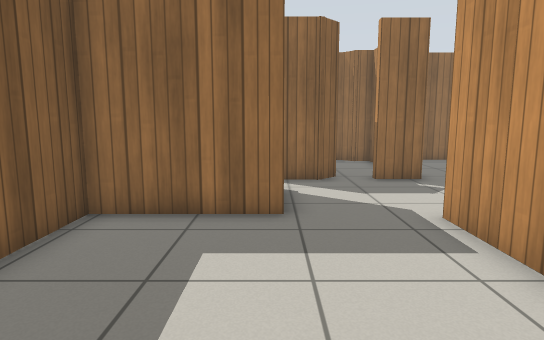
[1] (above)

14 first-person views from a walk through a robot-simulator world made for Gazebo. The camera is 0.95 m above the floor, tilts 8° down and sees 75° across. Floor lines are 1 m apart. The floor is counted in squares, 0.5 m on a side. Each view is taken from the middle of a square. On the plan, view 1 faces up. The plan holds only what a view shows up to about 18 squares ahead; the rest is blank. Simple patterns stand in for the simulator's built-in surfaces.

[2]
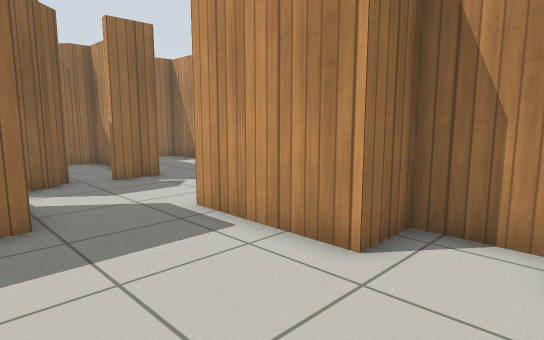

[3]
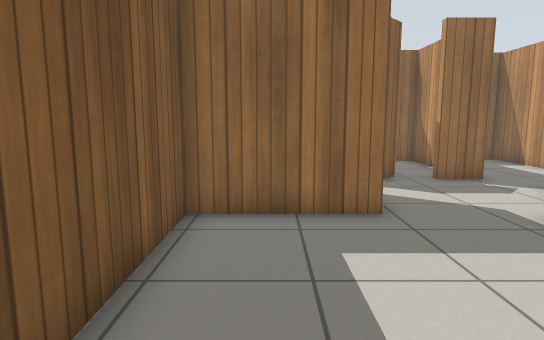

[4]
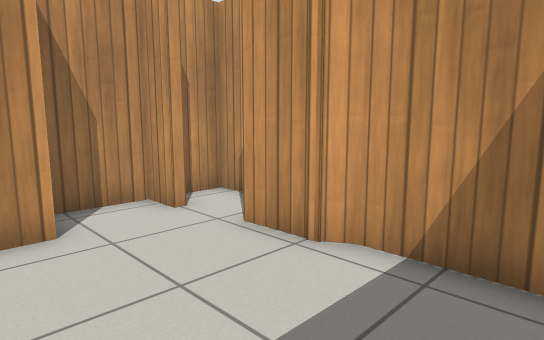

[5]
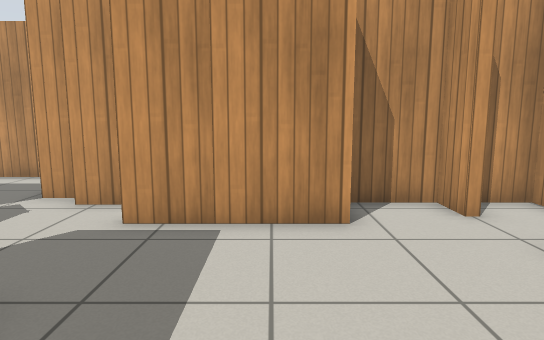

[6]
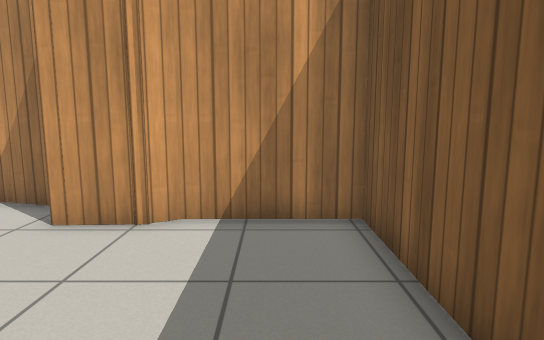

[7]
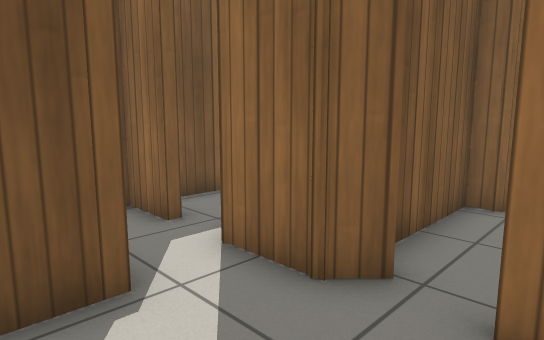

[8]
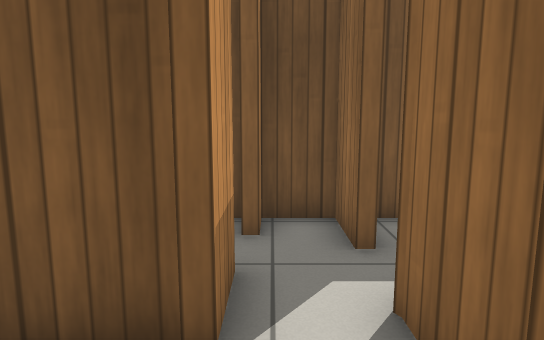

[9]
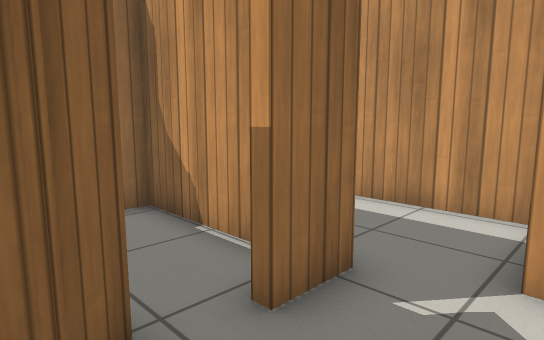

[10]
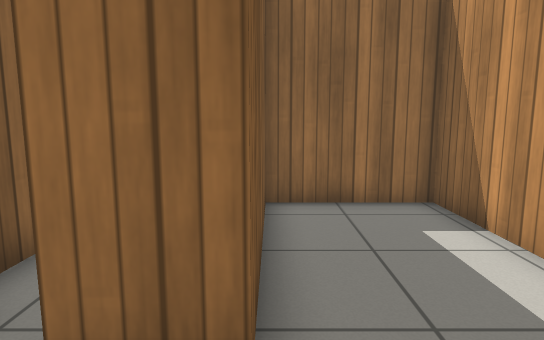

[11]
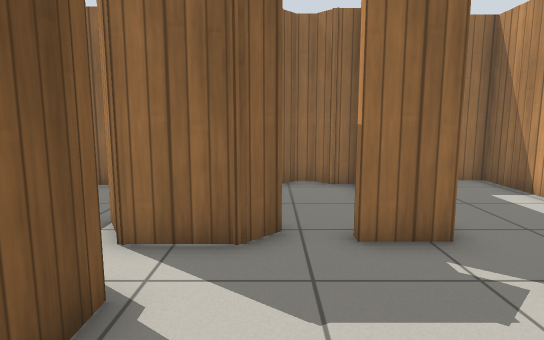

[12]
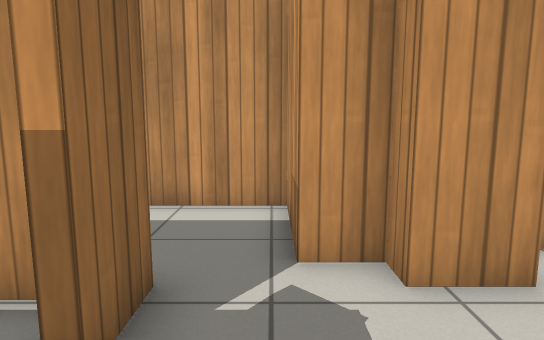

[13]
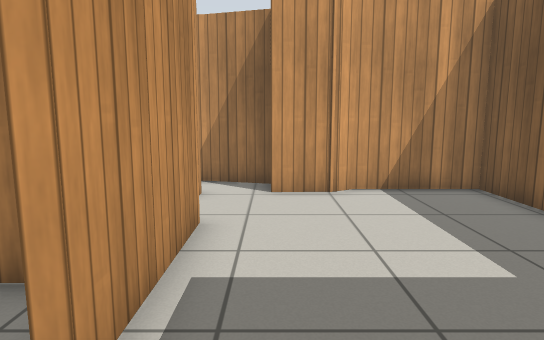

[14]
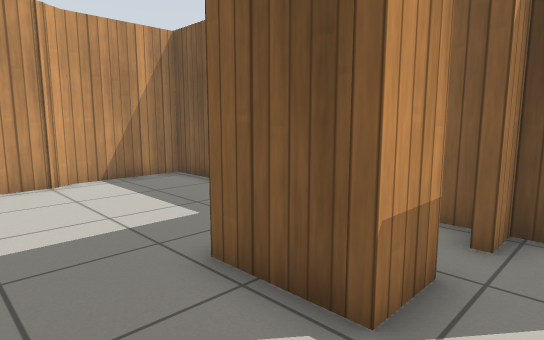

### Floor plan
Points are (right, up) in squares from view 1. A wall is a line through its corners. A room is listed if a view was taken in it or the views show most of it. See-through windows are left out.
Room 1 (views 1, 2, 3, 4, 5, 6, 7, 8, 9, 10, 11, 12, 13, 14)
walls: (4.9, 6.9) (4.9, 8.5) (5.6, 8.5) (5.6, 9.5); (3.8, -0.2) (3.8, 0.2) (5.1, 0.2) (5.1, 2.6) (3.4, 2.6) (3.4, 6.8) (3.8, 6.8); (0.2, 9.5) (0.2, 7) (-3.7, 7) (-3.7, -0.7) (-0.2, -0.7) (0.4, -0.3) (2.1, -0.3); (2, -1.5) (4.1, -2); (4, -2) (5.1, -2) (5.1, -0.7); (2.3, 12) (1.6, 11.4) (-0.4, 11.4); (4.9, 11.4) (3.4, 11.4)
ways out: opening at (5, 10) to room 2; opening at (3, 11) to room 3; opening at (0, 10) to room 4
Room 2 (no view inside)
walls: (5.6, 9.5) (8.8, 9.5) (8.8, 17.1) (4.9, 17.1) (4.9, 11.4)
ways out: opening at (5, 10) to room 1
Room 3 (no view inside)
walls: (4.6, 12.5) (4.6, 16.5) (3.8, 16.5) (3.2, 17.1) (2.8, 17.1) (2.2, 16.5); (3.4, 11.4) (3.4, 11.8); (1.6, 16.5) (1.6, 13)
ways out: opening at (3, 11) to room 1
Room 4 (no view inside)
walls: (-1.4, 9.5) (0.2, 9.5); (-2.7, 9.8) (-2.7, 9.4); (-3.7, 9.5) (-3.7, 8.6); (-2, 11.6) (-2, 11.4) (-3.7, 11.4) (-3.7, 9.8); (-0.4, 11.4) (-1.1, 12.6)
ways out: opening at (0, 10) to room 1

Where each view was taken, in squares from view 1:
view 1: 0 up, 0 right, facing up
view 2: 0 up, 1 left, facing up-right
view 3: 0 up, 2 left, facing up
view 4: 4 up, 3 left, facing down-right
view 5: 4 up, 3 left, facing right
view 6: 6 up, 2 left, facing down
view 7: 8 up, 4 right, facing up-left
view 8: 10 up, 3 right, facing left
view 9: 9 up, 1 right, facing up-right
view 10: 9 up, 5 right, facing up
view 11: 6 up, 2 right, facing up
view 12: 10 up, 1 right, facing right
view 13: 9 up, 2 right, facing down
view 14: 11 up, 3 right, facing down-left
